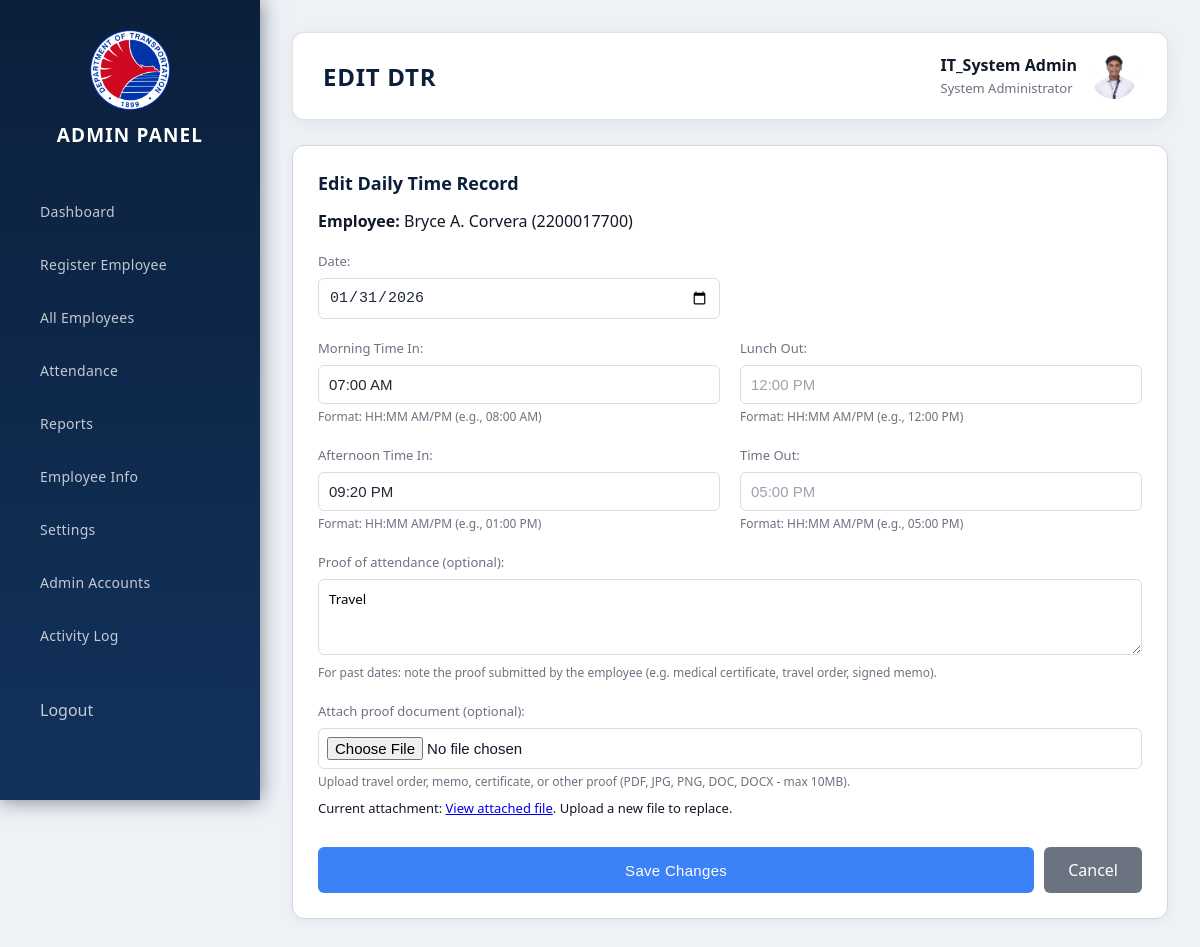
/admin/attendance/edit/7 (signed in), run on the app's committed database.
### tables this page shows
CREATE TABLE settings (
    id INTEGER PRIMARY KEY AUTOINCREMENT,
    setting_key TEXT UNIQUE NOT NULL,
    setting_value TEXT NOT NULL,
    description TEXT,
    updated_at TIMESTAMP DEFAULT CURRENT_TIMESTAMP
);

CREATE TABLE employees (
    id INTEGER PRIMARY KEY AUTOINCREMENT,
    full_name TEXT,
    employee_code TEXT UNIQUE,
    address TEXT,
    place_of_birth TEXT,
    blood_type TEXT,
    date_of_birth TEXT,
    gender TEXT,
    civil_status TEXT,
    age INTEGER,
    contact_number TEXT,
    email TEXT,
    course TEXT,
    entity_office TEXT,
    bp_number TEXT,
    philhealth_number TEXT,
    pagibig_number TEXT,
    tin TEXT,
    id_number TEXT,
    position TEXT,
    salary_grade TEXT,
    basic_salary REAL,
    department TEXT,
    place_of_assignment TEXT,
    original_place_of_assignment TEXT,
    item_number TEXT,
    date_appointed TEXT,
    date_of_last_promotion TEXT,
    date_of_separation TEXT,
    employment_status TEXT,
    eligibility TEXT,
    photo_path TEXT,
    status TEXT DEFAULT 'Active',
    created_at TIMESTAMP DEFAULT CURRENT_TIMESTAMP
);

CREATE TABLE attendance (
    attendance_id INTEGER PRIMARY KEY AUTOINCREMENT,
    employee_id INTEGER,
    date TEXT,
    morning_in TEXT,
    lunch_out TEXT,
    afternoon_in TEXT,
    time_out TEXT,
    attendance_status TEXT,
    verification_method TEXT, proof_file_path TEXT,
    FOREIGN KEY(employee_id) REFERENCES employees(id)
);

### blueprints/admin.py (the view, shortened to what this page needs)
@admin_bp.route("/attendance/edit/<int:attendance_id>", methods=["GET", "POST"])
@admin_required
def edit_dtr(attendance_id):
    try:
        from db import get_db
        from utils.helpers import check_if_late
        db = get_db()
        cur = db.cursor()
        _ensure_proof_file_path_column(cur)
        cur.execute("""
            SELECT a.*, e.full_name, e.employee_code
            FROM attendance a
            JOIN employees e ON a.employee_id = e.id
            WHERE a.attendance_id=?
        """, (attendance_id,))
        row = cur.fetchone()
        if not row:
            return redirect(url_for("admin.attendance"))
        record = dict(row) if row else None
        return render_template("admin/edit_dtr.html", record=record)
    except ValidationError as e:
        logger.warning(f"Validation error editing DTR {attendance_id}: {str(e)}")
        if request.is_json:
            return jsonify({"success": False, "message": str(e)}), 400
        cur.execute("SELECT a.*, e.full_name, e.employee_code FROM attendance a JOIN employees e ON a.employee_id = e.id WHERE a.attendance_id=?", (attendance_id,))
        row = cur.fetchone()
        record = dict(row) if row else None
        return render_template("admin/edit_dtr.html", record=record, error=str(e))

### app.py (called while the page is built)
@app.teardown_appcontext
def teardown_db(exception):
    close_db(exception)

@app.context_processor
def inject_organization_logo():
    try:
        from db import get_db
        db = get_db()
        cur = db.cursor()
        cur.execute("SELECT setting_value FROM settings WHERE setting_key = ?", ("organization_logo",))
        row = cur.fetchone()
        value = row["setting_value"] if row else None
        return {"organization_logo": value or DEFAULT_LOGO_FILENAME}
    except Exception:
        return {"organization_logo": DEFAULT_LOGO_FILENAME}

@app.after_request
def hide_server_header(response):
    response.headers['Server'] = 'SecureServer'
    return response

### blueprints/admin.py (called while the page is built)
def _ensure_proof_file_path_column(db_cursor):
    try:
        db_cursor.execute("PRAGMA table_info(attendance)")
        columns = [row[1] for row in db_cursor.fetchall()]
        if "proof_file_path" not in columns:
            db_cursor.execute("ALTER TABLE attendance ADD COLUMN proof_file_path TEXT")
    except Exception:
        pass

def admin_required(f):
    @wraps(f)
    def wrapper(*args, **kwargs):
        if not session.get("admin_logged_in"):
            logger.warning("Unauthorized access attempt to admin route")
            return redirect(url_for("auth.admin_login"))
        return f(*args, **kwargs)
    return wrapper

### templates/admin/edit_dtr.html (shortened to what this page needs)
{% extends "admin/base.html" %}
{% block title %}Edit DTR{% endblock %}
{% block content %}
<div class="section active">
  <div class="card">
    <div class="card-title">Edit Daily Time Record</div>
    <div style="margin-bottom: 20px;">
      <p><strong>Employee:</strong> {{ record.full_name }} ({{ record.employee_code }})</p>
    </div>
    <form method="POST" action="{{ url_for('admin.edit_dtr', attendance_id=record.attendance_id) }}" enctype="multipart/form-data">
      <div style="display: grid; grid-template-columns: 1fr 1fr; gap: 20px; margin-bottom: 20px;">
        <div>
          <label style="display: block; margin-bottom: 8px; font-weight: 500;">Date:</label>
          <input type="date" name="date" value="{{ record.date }}" required
                 style="width: 100%; padding: 10px; border: 1px solid #ddd; border-radius: 6px;">
        </div>
      </div>
      <div style="display: grid; grid-template-columns: 1fr 1fr; gap: 20px; margin-bottom: 20px;">
        <div>
          <label style="display: block; margin-bottom: 8px; font-weight: 500;">Morning Time In:</label>
          <input type="text" name="morning_in" value="{{ record.morning_in or '' }}"
                 placeholder="08:00 AM"
                 pattern="[0-9]{1,2}:[0-9]{2} (AM|PM)"
                 style="width: 100%; padding: 10px; border: 1px solid #ddd; border-radius: 6px;">
          <small style="color: #6b7280; font-size: 12px;">Format: HH:MM AM/PM (e.g., 08:00 AM)</small>
        </div>
        <div>
          <label style="display: block; margin-bottom: 8px; font-weight: 500;">Lunch Out:</label>
          <input type="text" name="lunch_out" value="{{ record.lunch_out or '' }}"
                 placeholder="12:00 PM"
                 pattern="[0-9]{1,2}:[0-9]{2} (AM|PM)"
                 style="width: 100%; padding: 10px; border: 1px solid #ddd; border-radius: 6px;">
          <small style="color: #6b7280; font-size: 12px;">Format: HH:MM AM/PM (e.g., 12:00 PM)</small>
        </div>
        <div>
          <label style="display: block; margin-bottom: 8px; font-weight: 500;">Afternoon Time In:</label>
          <input type="text" name="afternoon_in" value="{{ record.afternoon_in or '' }}"
                 placeholder="01:00 PM"
                 pattern="[0-9]{1,2}:[0-9]{2} (AM|PM)"
                 style="width: 100%; padding: 10px; border: 1px solid #ddd; border-radius: 6px;">
          <small style="color: #6b7280; font-size: 12px;">Format: HH:MM AM/PM (e.g., 01:00 PM)</small>
        </div>
        <div>
          <label style="display: block; margin-bottom: 8px; font-weight: 500;">Time Out:</label>
          <input type="text" name="time_out" value="{{ record.time_out or '' }}"
                 placeholder="05:00 PM"
                 pattern="[0-9]{1,2}:[0-9]{2} (AM|PM)"
                 style="width: 100%; padding: 10px; border: 1px solid #ddd; border-radius: 6px;">
          <small style="color: #6b7280; font-size: 12px;">Format: HH:MM AM/PM (e.g., 05:00 PM)</small>
        </div>
      </div>
      <div style="margin-bottom: 20px;">
        <label style="display: block; margin-bottom: 8px; font-weight: 500;">Proof of attendance (optional):</label>
        <textarea name="proof_notes" rows="3" maxlength="400" placeholder="If employee forgot to time in/out and submitted proof (e.g. certificate, memo, slip), describe it here. This will be saved with the record."
                  style="width: 100%; padding: 10px; border: 1px solid #ddd; border-radius: 6px; font-family: inherit; resize: vertical;">{% if record.verification_method and 'Admin edit; Proof:' in (record.verification_method or '') %}{{ record.verification_method.replace('Admin edit; Proof: ', '') }}{% endif %}</textarea>
        <small style="color: #6b7280; font-size: 12px;">For past dates: note the proof submitted by the employee (e.g. medical certificate, travel order, signed memo).</small>
      </div>
      <div style="margin-bottom: 20px;">
        <label style="display: block; margin-bottom: 8px; font-weight: 500;">Attach proof document (optional):</label>
        <input type="file" name="proof_file" accept=".pdf,.jpg,.jpeg,.png,.doc,.docx"
               style="width: 100%; padding: 8px; border: 1px solid #ddd; border-radius: 6px;">
        <small style="color: #6b7280; font-size: 12px;">Upload travel order, memo, certificate, or other proof (PDF, JPG, PNG, DOC, DOCX - max 10MB).</small>
        {% if record.proof_file_path %}
        <p style="margin-top: 8px; font-size: 13px;">
          Current attachment: <a href="{{ url_for('static', filename=record.proof_file_path) }}" target="_blank" rel="noopener">View attached file</a>. Upload a new file to replace.
        </p>
        {% endif %}
      </div>
      <div style="display: flex; gap: 10px; margin-top: 30px;">
        <button type="submit"
                style="padding: 12px 24px; background: #3b82f6; color: white; border: none; border-radius: 6px; cursor: pointer; font-weight: 500;">
          Save Changes
        </button>
        <a href="{{ url_for('admin.attendance', date=record.date) }}"
           style="padding: 12px 24px; background: #6b7280; color: white; text-decoration: none; border-radius: 6px; display: inline-block; font-weight: 500;">
          Cancel
        </a>
      </div>
    </form>
  </div>
</div>
{% endblock %}

### templates/admin/base.html (shortened to what this page needs)
<!DOCTYPE html>
<html lang="en">
<head>
  <link rel="stylesheet" href="{{ url_for('static', filename='admin.css') }}">
</head>
<body>
<div class="sidebar">
  <div class="logo">
    <img src="{{ url_for('static', filename=organization_logo) }}"
         alt="Department of Transportation Logo"
         class="logo-img">
    <div class="logo-text">Admin Panel</div>
  </div>
  <ul class="nav-menu">
    <li><a href="{{ url_for('admin.dashboard') }}" class="nav-link">Dashboard</a></li>
    <li><a href="{{ url_for('admin.register') }}" class="nav-link">Register Employee</a></li>
    <li><a href="{{ url_for('admin.employees') }}" class="nav-link">All Employees</a></li>
    <li><a href="{{ url_for('admin.attendance') }}" class="nav-link">Attendance</a></li>
    <li><a href="{{ url_for('admin.reports') }}" class="nav-link">Reports</a></li>
    <li><a href="{{ url_for('admin.employee_info') }}" class="nav-link">Employee Info</a></li>
    <li><a href="{{ url_for('admin.settings') }}" class="nav-link">Settings</a></li>
    <li><a href="{{ url_for('admin.manage_admins') }}" class="nav-link">Admin Accounts</a></li>
    <li><a href="{{ url_for('admin.audit_log') }}" class="nav-link">Activity Log</a></li>
  </ul>
  <div class="logout-box">
    <a href="{{ url_for('auth.admin_logout') }}" class="logout-btn">Logout</a>
  </div>
</div>
<div class="main">
  <div class="topbar">
    <div class="page-title">{% block title %}{% endblock %}</div>
    <div class="admin-profile">
      <div class="admin-info">
        <strong>{{ session.get('admin_name') or 'DOTR Admin' }}</strong>
        <small>System Administrator</small>
      </div>
      {% if session.get('admin_photo_path') %}
      <img src="{{ url_for('static', filename=session.get('admin_photo_path')) }}" alt="Profile" class="admin-avatar-img" style="width: 46px; height: 46px; border-radius: 50%; object-fit: cover;">
      {% else %}
      <div class="admin-avatar">{{ (session.get('admin_name') or 'DOTR')[0:4] }}</div>
      {% endif %}
    </div>
  </div>
  {% block content %}{% endblock %}
</div>
</body>
</html>

### static/admin.css (style rules this page uses)
* { margin:0;padding:0;box-sizing:border-box }
body { font-family:Segoe UI,Roboto,sans-serif;background:#f5f7fa }
.sidebar { position:fixed;left:0;top:0;width:260px;height:100vh; background:linear-gradient(180deg,#1a1a2e,#16213e); padding:30px 20px;color:#fff }
.logo { text-align:center;margin-bottom:40px }
.logo-img { width:80px; height:auto; display:block; margin:0 auto 12px; object-fit:contain }
.logo-text { font-size:20px;font-weight:700 }
.nav-menu { list-style:none }
.nav-link { display:flex;gap:15px;align-items:center; padding:14px 20px;margin-bottom:6px; border-radius:10px;color:rgba(255,255,255,.75); text-decoration:none;transition:.3s }
.main { margin-left:260px;padding:30px }
.topbar { background:#fff;border-radius:14px; padding:20px 30px;display:flex; justify-content:space-between;align-items:center; box-shadow:0 2px 10px rgba(0,0,0,.05) }
.page-title { font-size:28px;font-weight:700 }
.admin-profile { display:flex;align-items:center;gap:14px }
.admin-info strong { display:block }
.admin-info small { color:#6b7280;font-size:13px }
.card { background:#fff;margin-top:25px; padding:25px;border-radius:14px; box-shadow:0 2px 10px rgba(0,0,0,.05) }
.card-title { font-size:20px;font-weight:600;margin-bottom:15px }
.section { display:none }
.section.active { display:block;animation:fade .3s }
input,select,button { padding:12px;border-radius:8px;border:1px solid #ccc; font-size:15px;width:100% }
input[type="text"], input[type="email"], input[type="tel"], input[type="number"], input[type="date"], input[type="month"] { background:#fff; border:1px solid #d1d5db; color:#1f2937; font-size:15px; transition:all .3s }
input[type="text"]::placeholder, input[type="email"]::placeholder, input[type="tel"]::placeholder { color:#9ca3af; opacity:1 }
button { background:linear-gradient(135deg,#667eea,#764ba2); color:#fff;border:none;cursor:pointer }
.logout-box { margin-top: auto; padding-top: 20px; }
.logout-btn { display: flex; gap: 15px; align-items: center; padding: 14px 20px; border-radius: 10px; color: rgba(255,255,255,.75); text-decoration: none; transition: .3s; font-weight: 500; }
:root { --gov-navy:#0b1f3b; --gov-navy-light:#12325c; --gov-accent-red:#b91c1c; --gov-accent-gold:#c9921e; --gov-bg:#eef2f7; --gov-card-bg:#ffffff; --gov-border:#d1d5e0; --gov-text:#111827; --gov-muted:#6b7280; --gov-radius:12px; }
body { font-family:"Segoe UI",system-ui,-apple-system,BlinkMacSystemFont,sans-serif; background:var(--gov-bg); color:var(--gov-text); }
.sidebar { background:linear-gradient(180deg,var(--gov-navy),var(--gov-navy-light)); box-shadow:0 0 20px rgba(15,23,42,.55); }
.logo-text { font-size:19px; letter-spacing:.06em; text-transform:uppercase; }
.nav-menu { margin-top:10px; }
.nav-link { font-size:14px; letter-spacing:.02em; }
.main { margin-left:260px; padding:32px 32px 40px; }
.topbar { background:var(--gov-card-bg); border-radius:var(--gov-radius); border:1px solid rgba(209,213,219,.7); box-shadow:0 4px 18px rgba(15,23,42,.06); }
.page-title { font-size:24px; font-weight:700; letter-spacing:.03em; text-transform:uppercase; color:var(--gov-navy); }
.admin-info strong { font-weight:600; color:var(--gov-text); }
.admin-info small { color:var(--gov-muted); }
.card { border-radius:var(--gov-radius); border:1px solid var(--gov-border); background:var(--gov-card-bg); }
.card-title { display:flex; align-items:center; justify-content:space-between; font-size:18px; font-weight:600; color:var(--gov-navy); }
button { background:linear-gradient(135deg,var(--gov-navy),#1f3c6b); border-radius:8px; font-weight:600; letter-spacing:.02em; }
input, select { border-radius:8px; border:1px solid #d1d5db; }
label { font-size:13px; font-weight:500; color:var(--gov-muted); }

### templates/admin/base.html (style rules this page uses)
.nav-link { cursor: pointer; user-select: none; -webkit-user-select: none; pointer-events: auto !important; }
body:not(.loading) { opacity: 1 !important; }
.nav-link { transition: opacity 0.1s ease, background 0.2s ease; }
.main { will-change: contents; }
.nav-link { contain: layout style paint; }

### data on the page
settings: setting_value (picture)
employees: full_name "Bryce A. Corvera", employee_code "2200017700"
attendance: date "01/31/2026", morning_in "07:00 AM", afternoon_in "09:20 PM", proof_notes "Travel"

### other printed values
{{ session.get('admin_name') or 'DOTR Admin' }} "IT_System Admin"
